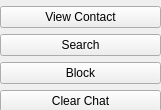
<?xml version="1.0" encoding="UTF-8"?>
<ui version="4.0">
 <class>ChatRoomMenu</class>
 <widget class="QWidget" name="ChatRoomMenu">
  <property name="geometry">
   <rect>
    <x>0</x>
    <y>0</y>
    <width>161</width>
    <height>110</height>
   </rect>
  </property>
  <property name="sizePolicy">
   <sizepolicy hsizetype="Minimum" vsizetype="Minimum">
    <horstretch>0</horstretch>
    <verstretch>0</verstretch>
   </sizepolicy>
  </property>
  <property name="windowTitle">
   <string>Form</string>
  </property>
  <property name="styleSheet">
   <string notr="true"/>
  </property>
  <widget class="QWidget" name="verticalLayoutWidget">
   <property name="geometry">
    <rect>
     <x>0</x>
     <y>0</y>
     <width>161</width>
     <height>118</height>
    </rect>
   </property>
   <layout class="QVBoxLayout" name="verticalLayout">
    <property name="spacing">
     <number>0</number>
    </property>
    <item>
     <widget class="QPushButton" name="ViewContact">
      <property name="text">
       <string>View Contact</string>
      </property>
     </widget>
    </item>
    <item>
     <widget class="QPushButton" name="Search">
      <property name="text">
       <string>Search</string>
      </property>
     </widget>
    </item>
    <item>
     <widget class="QPushButton" name="Block">
      <property name="text">
       <string>Block</string>
      </property>
     </widget>
    </item>
    <item>
     <widget class="QPushButton" name="pushButton">
      <property name="text">
       <string>Clear Chat</string>
      </property>
     </widget>
    </item>
   </layout>
  </widget>
 </widget>
 <resources/>
 <connections/>
</ui>
